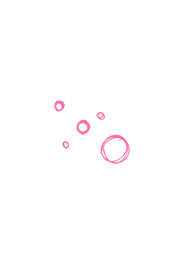
#> input picture assets/loading1.png, 171 x 256 px, shrunk from 1200 x 1800 before the run; its folder holds 4 pictures in this run
$ python make_dim_assets.py
#> lines starting #> are read from the running program, lines starting #| are printed output that depends on the picture
"""
依「亮色 → 莫蘭迪低明度」對映，把 assets/ 內的 PNG 重新著色，輸出到 assets/dim/。

實作邏輯：
  1. 把每張 PNG 從 RGB 轉到 HLS（色相/亮度/飽和度）
  2. 把所有非透明像素的飽和度降到原本的 35%
  3. 把亮度往「米白」方向拉（mix 30% 米白）
  4. 透明度（alpha）保留

這樣會得到「同形狀、同細節，但色彩變柔和、偏粉霧」的版本。
"""
import os
from PIL import Image
import colorsys

# 路徑
HERE     = os.path.dirname(os.path.abspath(__file__))
ASSETS   = os.path.join(HERE, "..", "assets")
OUT_DIR  = os.path.join(ASSETS, "dim")
os.makedirs(OUT_DIR, exist_ok=True)

# 米白（PAL_DIM.white = #FBF6F0）
CREAM = (251, 246, 240)
MIX   = 0.30      # 混入米白的比例
SAT   = 0.35      # 飽和度保留比例

def desaturate_pixel(r, g, b, a):
    if a == 0:
        return (r, g, b, a)
    # 1) HLS 降飽和
    rr, gg, bb = r / 255.0, g / 255.0, b / 255.0
    h, l, s = colorsys.rgb_to_hls(rr, gg, bb)
    s = s * SAT
    rr, gg, bb = colorsys.hls_to_rgb(h, l, s)
    r2, g2, b2 = int(rr * 255), int(gg * 255), int(bb * 255)
    # 2) 混入米白（往更柔和方向）
    r3 = int(r2 * (1 - MIX) + CREAM[0] * MIX)
    g3 = int(g2 * (1 - MIX) + CREAM[1] * MIX)
    b3 = int(b2 * (1 - MIX) + CREAM[2] * MIX)
    return (r3, g3, b3, a)

def process(in_path, out_path):
#> called with in_path = 'scripts/../assets/loading1.png', out_path = 'scripts/../assets/dim/loading1.png'
    img = Image.open(in_path).convert("RGBA")
#> img is the input picture: PIL image 171x256 RGBA; mean R, G, B, A 6, 2.4, 4, 2.4
    pixels = img.load()
    w, h = img.size
#> w = 171; h = 256
    for x in range(w):
        for y in range(h):
            pixels[x, y] = desaturate_pixel(*pixels[x, y])
    img.save(out_path, "PNG")
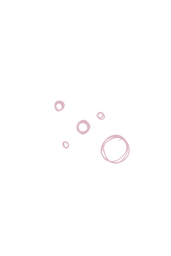
#> saved as loading1.png: PIL image 171x256 RGBA; mean R, G, B, A 5.2, 4.2, 4.6, 2.4; transparent parts drawn white
    print(f"  -> {os.path.basename(out_path)}")

def main():
    pngs = [
        f for f in os.listdir(ASSETS)
        if f.endswith(".png") and not f.startswith(".")
    ]
    print(f"Processing {len(pngs)} PNGs from {ASSETS}")
    for name in pngs:
        in_path  = os.path.join(ASSETS, name)
        out_path = os.path.join(OUT_DIR, name)
        process(in_path, out_path)
#> pass 2 of the loop in main, `for name in pngs:`:
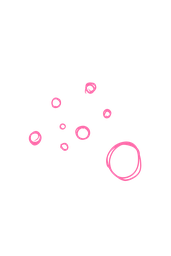
#> input picture assets/loading2.png, 171 x 256 px, shrunk from 1200 x 1800 before the run
#> in process, img is the input picture: PIL image 171x256 RGBA; mean R, G, B, A 9.5, 3.9, 6.2, 3.9
#> in process (call 2), `img.save(out_path, "PNG")`:
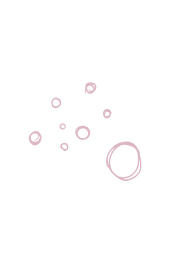
#> saved as loading2.png: PIL image 171x256 RGBA; mean R, G, B, A 8.2, 6.7, 7.2, 3.9; transparent parts drawn white
#> pass 3 of the loop in main, `for name in pngs:`:
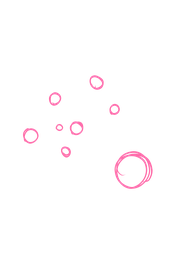
#> input picture assets/loading3.png, 171 x 256 px, shrunk from 1200 x 1800 before the run
#> in process, img is the input picture: PIL image 171x256 RGBA; mean R, G, B, A 10.8, 4.3, 7.2, 4.3
#> in process (call 3), `img.save(out_path, "PNG")`:
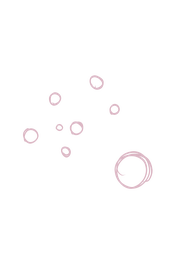
#> saved as loading3.png: PIL image 171x256 RGBA; mean R, G, B, A 9.3, 7.6, 8.2, 4.3; transparent parts drawn white
#> the loop made 4 passes; the first 3 are shown
    print(f"\nDone! Dim assets in: {OUT_DIR}")

if __name__ == "__main__":
    main()
